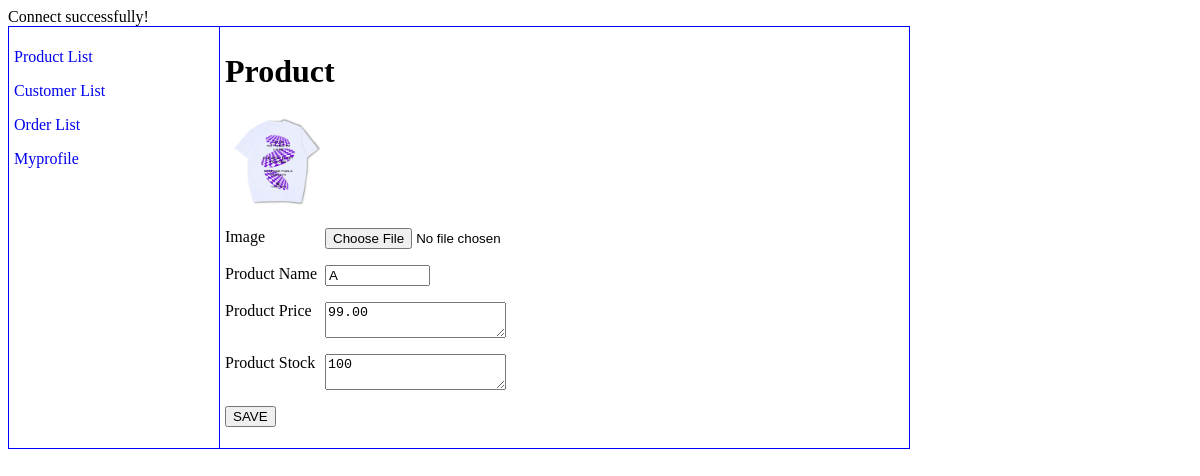
Page /admin/ProductEdit.php?edit&product_id=1 on the committed database.
### tables this page shows
CREATE TABLE `product` (
  `product_id` int(100) NOT NULL AUTO_INCREMENT,
  `product_code` char(5) NOT NULL,
  `product_name` varchar(100) NOT NULL,
  `product_image` varchar(100) NOT NULL,
  `product_price` decimal(5,2) NOT NULL,
  `product_stock` int(3) NOT NULL,
  `product_isDelete` int(1) NOT NULL DEFAULT '0',
   PRIMARY KEY (`product_id`)
);

### admin/ProductEdit.php (the view, shortened to what this page needs)
<?php include("dataconnection.php"); ?>
<html>
<head><title>Product Edit</title>
<link href="design.css" type="text/css" rel="stylesheet" />
</head>
<body>
<div id="wrapper">
	<div id="left">
		<?php include("menu.php"); ?>
	</div>
	<div id="right">
		<?php
		if(isset($_GET["edit"]))
		{
			$product_id = $_GET["product_id"];
			$result = mysqli_query($connect, "select * from product where product_id = $product_id");
			$row = mysqli_fetch_assoc($result);
		?>
		<h1>Product</h1>
		<form name="addfrm" method="post" action="">
			<p><img src="../images/<?php print $row['product_image']?>" width="100" height="auto"></p>
			<p><label>Image</label><input type="file" name="product_image" id="fileToUpload" value="../images/<?php print $row['product_image']?>"></p>
			<p><label>Product Name</label><input type="text" name="product_name" size="10" value="<?php echo $row['product_name']; ?>">
			<p><label>Product Price</label><textarea name="product_price"><?php echo $row['product_price']; ?></textarea>
			<p><label>Product Stock</label><textarea name="product_stock"><?php echo $row['product_stock']; ?></textarea>
			<p><input type="submit" name="savebtn" value="SAVE">
		</form>
	    <?php
		}
		  ?>
	</div>
</div>
</body>
</html>

### admin/design.css (style rules this page uses)
#wrapper { width:900px; border:1px solid blue; overflow:auto; }
#left { float:left; width:200px; padding:5px; }
#right { float:left; padding:5px; border-left:1px solid blue; width:650px; }
label { display:inline-block; width:100px; vertical-align:top; }

### rows in the picture
product: product_image (picture), product_name "A", product_price "99.00", product_stock "100"
